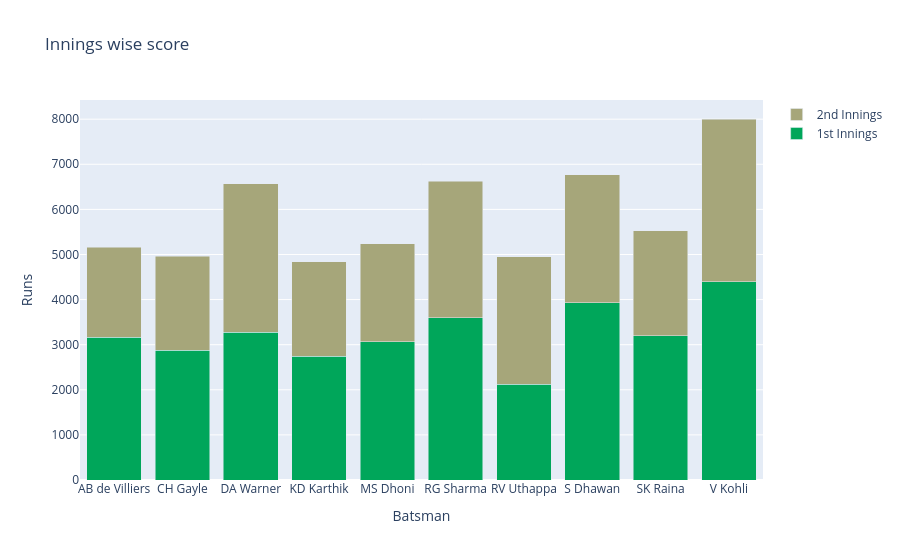

Write notebook code for a chart like this one.
### Code cell
## stacked

iw=top10_df.groupby(['batter','inning'])['batsman_runs'].sum().reset_index()
mask=iw['inning']==1
mask2=iw['inning']==2

one=iw[mask]
two=iw[mask2]


one.rename(columns={"batsman_runs":'1st Innings'},inplace=True)
two.rename(columns={'batsman_runs':'2nd Innings'},inplace=True)
final=one.merge(two,on='batter')[['batter','1st Innings','2nd Innings']]


trace1=go.Bar(x=final['batter'],y=final['1st Innings'],name='1st Innings',marker={'color':"#00a65a"})
trace2=go.Bar(x=final['batter'],y=final['2nd Innings'],name='2nd Innings',marker={'color':"#a6a67a"})

data=[trace1,trace2]

layout=go.Layout(title='Innings wise score',
                 xaxis={'title':'Batsman'},
                 yaxis={'title':'Runs'},
                 barmode='stack')

fig=go.Figure(data=data,layout=layout)

fig.show()

### Figure 1 — Plotly figure (JSON) as saved in the notebook; plotly's stock layout.template omitted (floating-point values rounded to 4 significant figures)
{"data": [{"marker": {"color": "#00a65a"}, "name": "1st Innings", "type": "bar", "x": ["AB de Villiers", "CH Gayle", "DA Warner", "KD Karthik", "MS Dhoni", "RG Sharma", "RV Uthappa", "S Dhawan", "SK Raina", "V Kohli"], "y": [3163, 2873, 3280, 2743, 3065, 3600, 2120, 3926, 3194, 4400]}, {"marker": {"color": "#a6a67a"}, "name": "2nd Innings", "type": "bar", "x": ["AB de Villiers", "CH Gayle", "DA Warner", "KD Karthik", "MS Dhoni", "RG Sharma", "RV Uthappa", "S Dhawan", "SK Raina", "V Kohli"], "y": [1999, 2092, 3285, 2099, 2178, 3028, 2832, 2843, 2334, 3604]}], "layout": {"barmode": "stack", "title": {"text": "Innings wise score"}, "xaxis": {"title": {"text": "Batsman"}}, "yaxis": {"title": {"text": "Runs"}}}}
